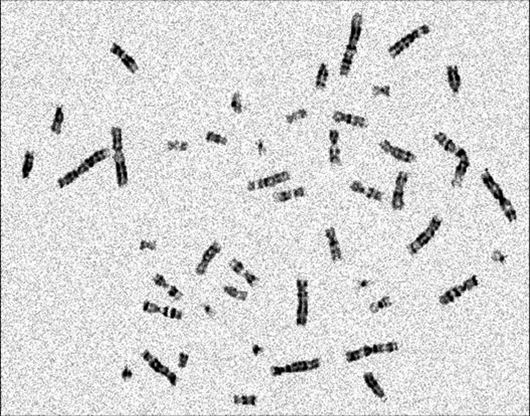
%> input picture 现代数字图像处理技术提高及应用案例详解(Matlab版)----源码/3.8 数字图像处理在医疗领域的应用/ranseti.bmp, 530 x 416 px
$ octave ex1.m   (GNU Octave 9; MATLAB toolbox functions it lacks are replaced by stand-ins)
%> lines starting %> are read from the running program, lines starting %| are printed output that depends on the picture; in (x1, y1, x2, y2) boxes, pixels count from 0 and x2, y2 are one past the last pixel; in counts of white or black regions, pixels touching at a corner belong together; the program's own positions count from 1
% 读取待处理的图像，将其转化为灰度图
I = imread('ranseti.bmp');
%> I is the input picture: size 416x530x3 uint8; min 0, max 255, mean 216.5
figure,imshow(I);
I2 = rgb2gray(I);
s = size(I2);
%> s = [416 530]
I4 = 255*ones(s(1), s(2), 'uint8');
I5 = imsubtract(I4,I2);
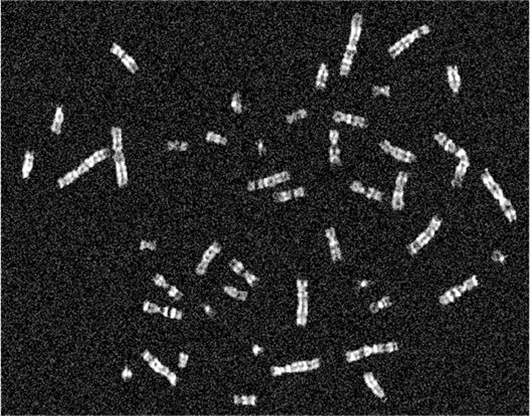
%> I5: size 416x530 uint8; min 0, max 255, mean 38.5
%对图像进行中值滤波去除噪声
I3 = medfilt2(I5,[5 5]);
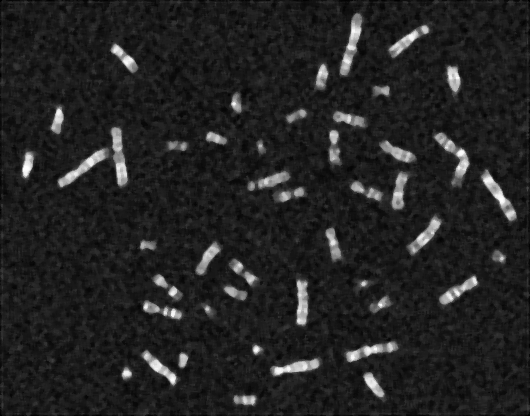
%> I3: size 416x530 uint8; min 0, max 253, mean 35.2
%将图像转化为二值图像
I3 = imadjust(I3);
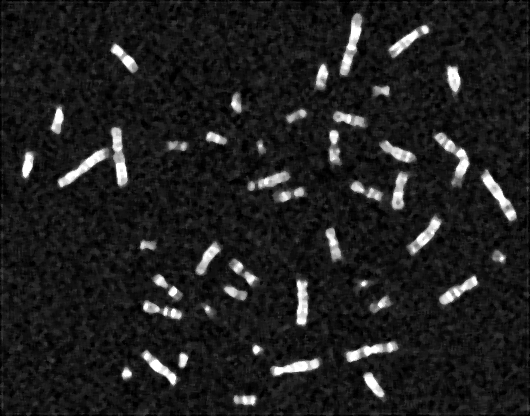
%> I3: size 416x530 uint8; min 0, max 255, mean 31.9
bw = im2bw(I3, 0.3);
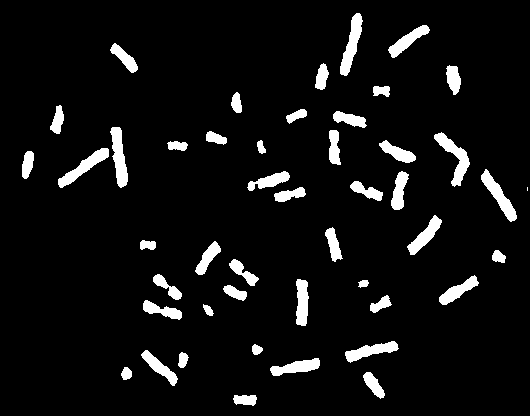
%> bw: size 416x530 logical; 6.6% white; 47 white regions (1 under 20 px), largest, box (x1, y1, x2, y2) and area: (434, 132, 470, 187) 659, (340, 13, 363, 76) 641, (110, 127, 128, 188) 633
%去除图像中面积过小的，可以肯定不是染色体的杂点
bw = bwareaopen(bw, 10);
%> bw: size 416x530 logical; 6.6% white; 46 white regions
figure,imshow(bw);
%标记连通的区域，以便统计染色体数量与面积
[labeled,numObjects] = bwlabel(bw,4);
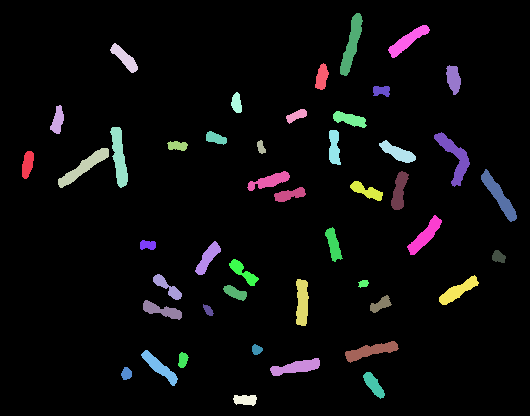
%> labeled: size 416x530 double; 47 distinct labels, from 0 to 46; one colour per label, 0 black
%> numObjects = 46
%用颜色标记每一个染色体，以便直观显示
RGB_label=label2rgb(labeled,@spring,'c','shuffle');
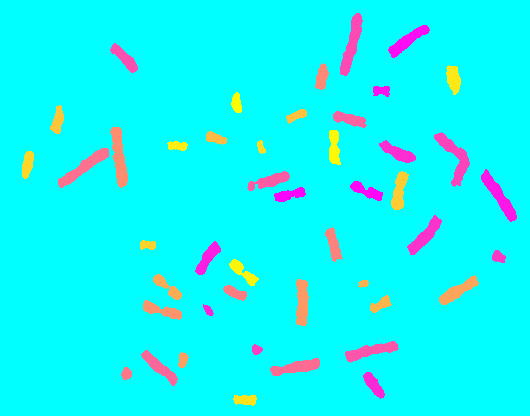
%> RGB_label: size 416x530x3 uint8; mean R, G, B 16.8, 245.8, 247.4
figure,imshow(RGB_label);
%统计被标记的染色体区域的面积分布，显示染色体总数
chrdata = regionprops(labeled,'basic')
%> chrdata = 46 regions; largest, box (x1, y1, x2, y2), Area and Centroid: (434, 132, 470, 187) 659 [455.3 157.9], (340, 13, 363, 76) 641 [352.3 45], (110, 127, 128, 188) 633 [119.8 157.7], (58, 148, 109, 188) 608 [84.6 167.6], (481, 169, 517, 222) 599 [499.7 196.6]
allchrs = [chrdata.Area];
%> allchrs = 46 values, max 659 at index 42, min 63 at index 34, mean 315.9
num = size(allchrs)
%> num = [1 46]
nbins = 20;
figure,hist(allchrs,nbins);
title(num(2))
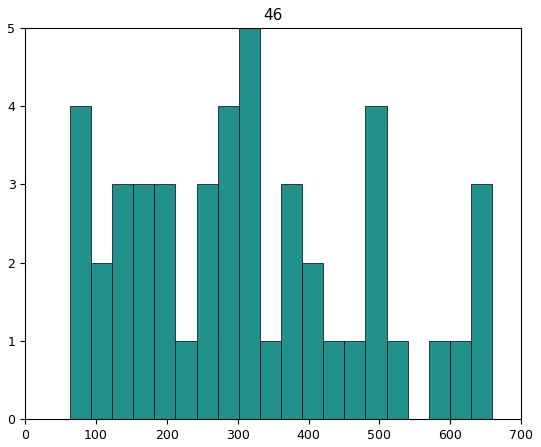
%> figure redrawn from the program's plot data; tallest bar 5 high, from x = 301.4 to 331.2
